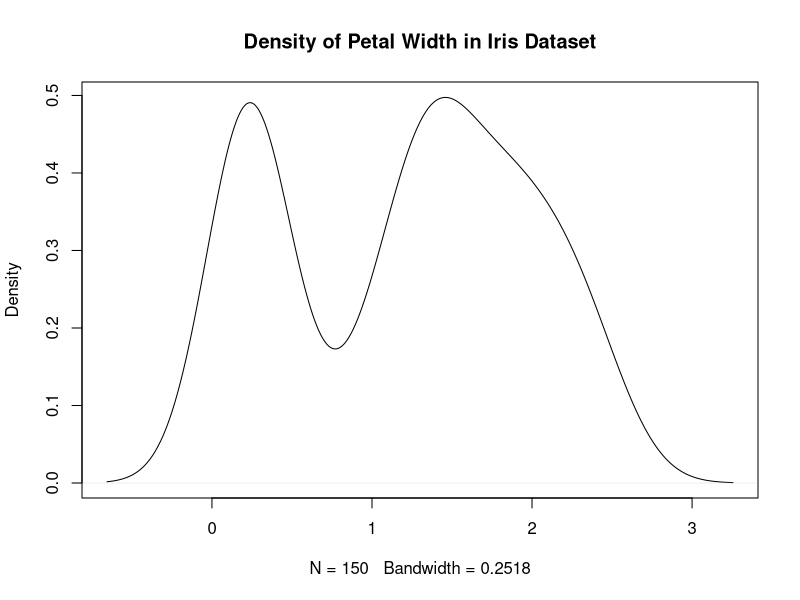

Here is the R script that generated this plot:
## ---- chunk 1
y <- density(iris$Petal.Width)
## ---- chunk 2
class(y)
typeof(y)
str(y)
## ---- chunk 3
#| echo: false
plot(y, main = "Density of Petal Width in Iris Dataset")
